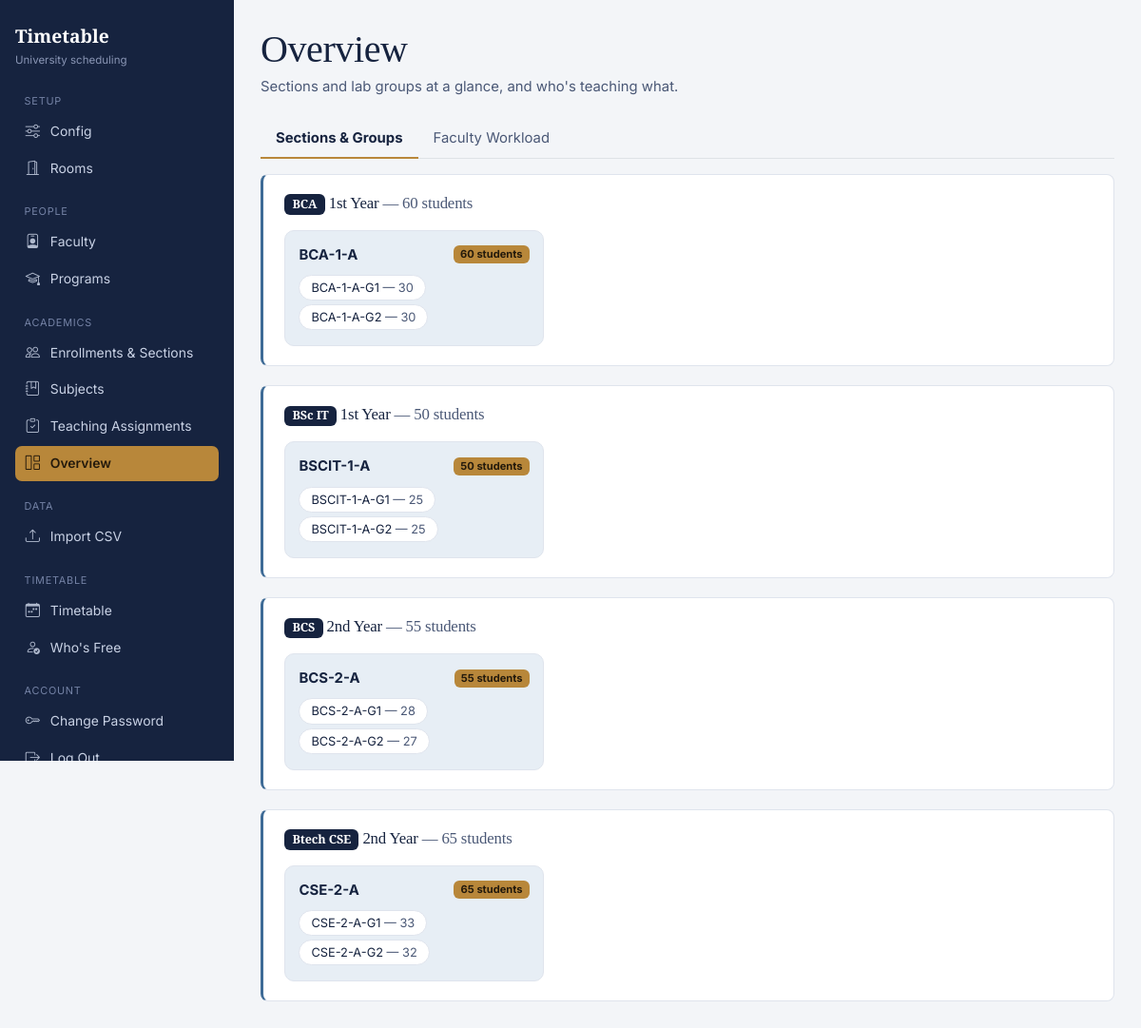
The app's page /overview (signed in) with its own data.
### models.py (models this page shows)
class Enrollment(db.Model):
    id = db.Column(db.Integer, primary_key=True)
    program_id = db.Column(db.Integer, db.ForeignKey("program.id"), nullable=False)
    year_label = db.Column(db.String(40), nullable=False)  # e.g. "1st Year", "Sem II"
    total_students = db.Column(db.Integer, nullable=False)
    program = db.relationship("Program")

class Program(db.Model):
    id = db.Column(db.Integer, primary_key=True)
    name = db.Column(db.String(80), nullable=False)  # e.g. "BCA", "Btech CSE"
    department = db.Column(db.String(120))

class Section(db.Model):
    id = db.Column(db.Integer, primary_key=True)
    enrollment_id = db.Column(db.Integer, db.ForeignKey("enrollment.id"), nullable=False)
    name = db.Column(db.String(80), nullable=False)  # e.g. "BCA-1-A"
    student_count = db.Column(db.Integer, nullable=False)
    enrollment = db.relationship("Enrollment")

class LabGroup(db.Model):
    id = db.Column(db.Integer, primary_key=True)
    section_id = db.Column(db.Integer, db.ForeignKey("section.id"), nullable=False)
    name = db.Column(db.String(80), nullable=False)  # e.g. "BCA-1-A-G1"
    student_count = db.Column(db.Integer, nullable=False)
    section = db.relationship("Section")

### app.py (the view)
@app.route("/overview")
def overview_page():
    enrollments = Enrollment.query.all()
    sections_by_enrollment = {e.id: Section.query.filter_by(enrollment_id=e.id).all() for e in enrollments}
    lab_groups_by_section = {s.id: LabGroup.query.filter_by(section_id=s.id).all()
                              for secs in sections_by_enrollment.values() for s in secs}
    faculty = Faculty.query.order_by(Faculty.name).all()
    assignments_by_faculty = {f.id: TeachingAssignment.query.filter_by(faculty_id=f.id).all() for f in faculty}
    load_rows = db.session.query(TeachingAssignment.faculty_id,
                                  func.coalesce(func.sum(TeachingAssignment.periods_per_week), 0)) \
        .group_by(TeachingAssignment.faculty_id).all()
    faculty_load = {fid: total for fid, total in load_rows}
    return render_template("overview.html", enrollments=enrollments,
                            sections_by_enrollment=sections_by_enrollment,
                            lab_groups_by_section=lab_groups_by_section,
                            faculty=faculty, assignments_by_faculty=assignments_by_faculty,
                            faculty_load=faculty_load)

### app.py (called while the page is built)
@login_manager.user_loader
def load_user(user_id):
    return AdminUser.query.get(int(user_id))

@app.before_request
def require_login():
    allowed = {"login", "static"}
    if request.endpoint not in allowed and not current_user.is_authenticated:
        return login_manager.unauthorized()

### models.py (called while the page is built)
    def group_label(self):
        if self.session_type == "practical" and self.lab_group:
            return self.lab_group.name
        if self.section:
            return self.section.name
        return "?"

    @property
    def is_authenticated(self):
        return True

### templates/overview.html (shortened to what this page needs)
{% extends "base.html" %}
{% block content %}
<h1 class="mb-1">Overview</h1>
<p class="text-muted mb-4">Sections and lab groups at a glance, and who's teaching what.</p>
<ul class="nav nav-tabs mb-3" id="ovTabs">
  <li class="nav-item"><button class="nav-link active" data-bs-toggle="tab" data-bs-target="#tab-sections">Sections &amp; Groups</button></li>
  <li class="nav-item"><button class="nav-link" data-bs-toggle="tab" data-bs-target="#tab-faculty">Faculty Workload</button></li>
</ul>
<div class="tab-content">
  <div class="tab-pane fade show active" id="tab-sections">
    {% for e in enrollments %}
      <div class="panel accent-steel">
        <h2 style="font-size:1.05rem;" class="mb-3"><span class="badge" style="background:var(--ink);">{{ e.program.name }}</span> {{ e.year_label }} <span class="text-muted">— {{ e.total_students }} students</span></h2>
        <div class="row row-cols-1 row-cols-md-3 g-3">
        {% for s in sections_by_enrollment[e.id] %}
          <div class="col">
            <div class="section-card">
              <div class="d-flex justify-content-between align-items-center mb-2">
                <strong>{{ s.name }}</strong>
                <span class="badge" style="background:var(--brass);color:#241A0C;">{{ s.student_count }} students</span>
              </div>
              {% for lg in lab_groups_by_section[s.id] %}
                <div class="labgroup-pill">{{ lg.name }} <span class="text-muted">— {{ lg.student_count }}</span></div>
              {% endfor %}
            </div>
          </div>
        {% endfor %}
        </div>
      </div>
    {% else %}
      <p class="text-muted">No enrollments yet.</p>
    {% endfor %}
  </div>
</div>
{% endblock %}

### templates/base.html (style rules this page uses)
:root { --ink: #16233F; --ink-soft: #4A5876; --paper: #F3F5F8; --panel: #FFFFFF; --line: #DFE4ED; --brass: #B8873A; --brass-dark: #96692A; --steel: #3E6B96; --steel-tint: #E7EEF5; --sage: #4B7B62; --sage-tint: #E7F1EC; --signal: #A6423A; --signal-tint: #F7E9E7; --free: #E7F1EC; --free-ink: #2E5B44; }
body { background: var(--paper); color: var(--ink); font-family: 'Inter', -apple-system, sans-serif; font-size: .93rem; }
h1, h2, h3, .font-display { font-family: 'Source Serif 4', Georgia, serif; color: var(--ink); letter-spacing: -0.01em; }
.panel { background: var(--panel); border: 1px solid var(--line); border-left: 3px solid var(--ink); border-radius: 8px; padding: 1.25rem 1.4rem; margin-bottom: 1.25rem; }
.panel.accent-steel { border-left-color: var(--steel); }
.section-card { background: var(--steel-tint); border:1px solid var(--line); border-radius:10px; padding:14px; height:100%; }
.labgroup-pill { display:inline-block; background:#fff; border:1px solid var(--line); border-radius:20px; padding:3px 12px; margin:2px 4px 2px 0; font-size:.8rem; }
.nav-tabs .nav-link { color: var(--ink-soft); border:none; }
.nav-tabs .nav-link.active { font-weight:700; color: var(--ink); border-bottom:2px solid var(--brass); background:transparent; }
.text-muted { color: var(--ink-soft) !important; }

### records on screen
Enrollment: program.name "BCA", year_label "1st Year", total_students "60"
Section: name "BCA-1-A", student_count "60"
LabGroup: name "BCA-1-A-G1", student_count "30"
LabGroup: name "BCA-1-A-G2", student_count "30"
Enrollment: program.name "BSc IT", year_label "1st Year", total_students "50"
Section: name "BSCIT-1-A", student_count "50"
LabGroup: name "BSCIT-1-A-G1", student_count "25"
LabGroup: name "BSCIT-1-A-G2", student_count "25"
Enrollment: program.name "BCS", year_label "2nd Year", total_students "55"
Section: name "BCS-2-A", student_count "55"
LabGroup: name "BCS-2-A-G1", student_count "28"
LabGroup: name "BCS-2-A-G2", student_count "27"
Enrollment: program.name "Btech CSE", year_label "2nd Year", total_students "65"
Section: name "CSE-2-A", student_count "65"
LabGroup: name "CSE-2-A-G1", student_count "33"
LabGroup: name "CSE-2-A-G2", student_count "32"
